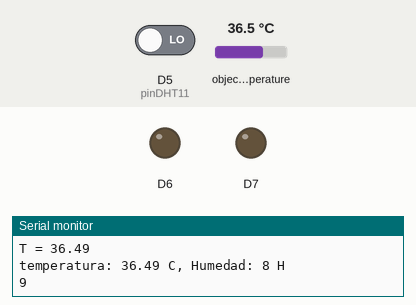
Recording of a sketch running on a simulated ESP8266 (NodeMCU). Shown: output pins drawn as LEDs (lit = HIGH), the last lines printed to the serial monitor. The test bench sets the inputs (shaded band); at power-on: D5 (pinDHT11) LOW, object temperature 36.5 °C.

Above: at 2.7 s.
2.8 s: D5 (pinDHT11) driven HIGH
At 4.7 s:
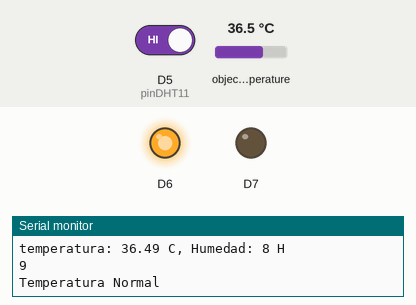
6.8 s: object temperature set to 37.2 °C
9.0 s: object temperature set to 37.9 °C
At 12.1 s:
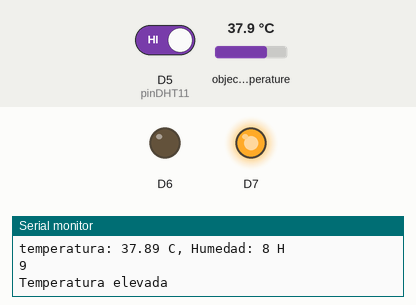
13.0 s: object temperature set to 20 °C
At 16.5 s:
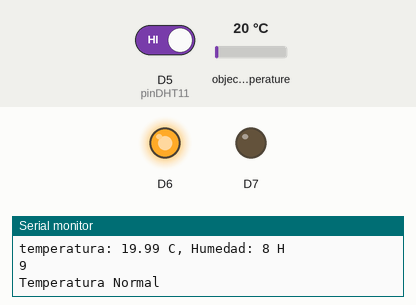
17.0 s: object temperature set to 39 °C
At 20.8 s:
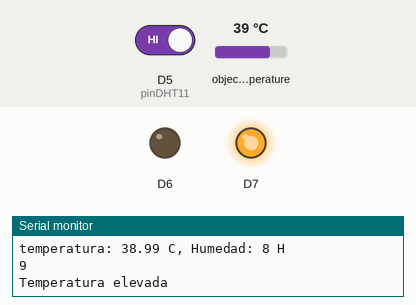
Timing chart, 0 to 22.0 s (numbered marks = the images above; inputs shaded):
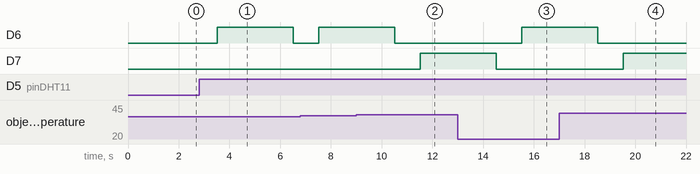

Measured:
- the behaviour switches between 37.4 and 37.5 °C on object temperature (found by bisection; images 1 and 2)
- after the input at 2.8 s, D6: LOW → HIGH after 0.71 s, → LOW 3.0 s later
- after the input at 9.0 s, D6: goes on until 10.5 s, then stays LOW; D7: LOW → HIGH after 2.5 s
- after the input at 13.0 s, D6: LOW → HIGH after 2.5 s; D7: goes on until 14.5 s, then stays LOW
- after the input at 17.0 s, D6: goes on until 18.5 s, then stays LOW; D7: LOW → HIGH after 2.5 s

The sketch:

DHT11.ino
```cpp
#include "UbidotsESPMQTT.h"
#include<SimpleDHT.h>
#include<ESP8266WIFI.h>
#include <Wire.h>
#include <Adafruit_MLX90614.h>

Adafruit_MLX90614 mlx = Adafruit_MLX90614();
             //
#define TOKEN "BBFF-9DZa5J5JJFnLuaOHXgd1OweFfDU1nw" // Your Ubidots TOKEN
//#define WIFINAME "NETLIFE-RIVERA_EXT" //Your SSID
//#define WIFIPASS "0909039109" // Your Wifi Pass

#define WIFINAME "AndroidAP63E8" //Your SSID
#define WIFIPASS "marcoscomputercars" // Your Wifi Pass
//#define WIFINAME "proyecto200816" //Your SSID
//#define WIFIPASS "proyecto200816." // Your Wifi Pass

Ubidots client(TOKEN);

int pinDHT11 = 14;
SimpleDHT11 dht11(pinDHT11);
//Sensor de calidad aire MQ135
int MQ135=0;
int contador=0;
int habilita=0;
int contador2=0;
void callback(char* topic, byte* payload, unsigned int length)
{
  Serial.print("Message arrived [");
  Serial.print(topic);
  Serial.print("] ");
  for (int i=0;i<length;i++)
  {
    Serial.print((char)payload[i]);
  }
  Serial.println();
}

void setup() {

  // put your setup code here, to run once:
  Serial.begin(115200);
  Serial.print("mac : ");
  Serial.print(WiFi.macAddress());
  client.setDebug(true); // Pass a true or false bool value to activate debug messages
  client.wifiConnection(WIFINAME, WIFIPASS);
  client.begin(callback);
   mlx.begin();
  pinMode(D5, INPUT);
  pinMode(D6, OUTPUT);
   pinMode(D7, OUTPUT);
   //digitalWrite(D5, LOW);
  }

void loop()
{
  //Serial.print("mac : ");
  //Serial.print(WiFi.macAddress());
  //++++++++++++++++++++++++++++++++++++++++DHT11
  // read with raw sample data.
  byte temperature = 0;
  byte humidity = 0;
  byte data[40] = {0};
  int err = SimpleDHTErrSuccess;
  /*if ((err = dht11.read(&temperature, &humidity, data)) != SimpleDHTErrSuccess)
  {
    Serial.print("Read DHT11 failed, err="); Serial.println(err);delay(1000);
    return;
  }*/
  float decimal=0.0;
  decimal=(2*2*2*data[28]+2*2*data[29]+2*data[30]+data[31]);
  float dato= mlx.readObjectTempC();//temperature+decimal/10;
  Serial.print("T = ");
  Serial.println(mlx.readObjectTempC());
  humidity=8;
  Serial.print("temperatura: ");
  Serial.print(String(dato));
  Serial.print(" C, ");
  Serial.print("Humedad: ");
  Serial.print((int)humidity);
  Serial.println(" H");
  //++++++++++++++++++++++++++++++++++++++++++MQ135
  MQ135=9;//analogRead(A0);
  Serial.println(MQ135);
  //+++++++++++++++++++++++++++++++++++++++++++++IOT++++++++++++++++++++++++++++++++++
  // put your main code here, to run repeatedly:
  if(!client.connected())
  {
      client.reconnect();
  }
  // Publish values to 2 different data sources

  contador++;

  if (digitalRead(D5)==HIGH)
  {
     contador2++;
    client.add("stuff", contador2); //Insert your variable Labels and the value to be sent
    client.ubidotsPublish("source1");
    client.add("stuff",dato );
    //client.add("more-stuff", humidity);
    client.ubidotsPublish("source2");
    //client.add("stuff", MQ135); //Insert your variable Labels and the value to be sent
    //client.ubidotsPublish("source3");
    contador=0;
    habilita=1;

    if(dato>37.4)
    {
      digitalWrite(D6, LOW);
      digitalWrite(D7, HIGH);
      Serial.println("Temperatura elevada");
    }
    else
    {
      digitalWrite(D6, HIGH);
      digitalWrite(D7, LOW);
      Serial.println("Temperatura Normal");
    }
    delay(3000);
    digitalWrite(D6, LOW);
      digitalWrite(D7, LOW);
  }


  client.loop();
  delay(1000);


  }
```
